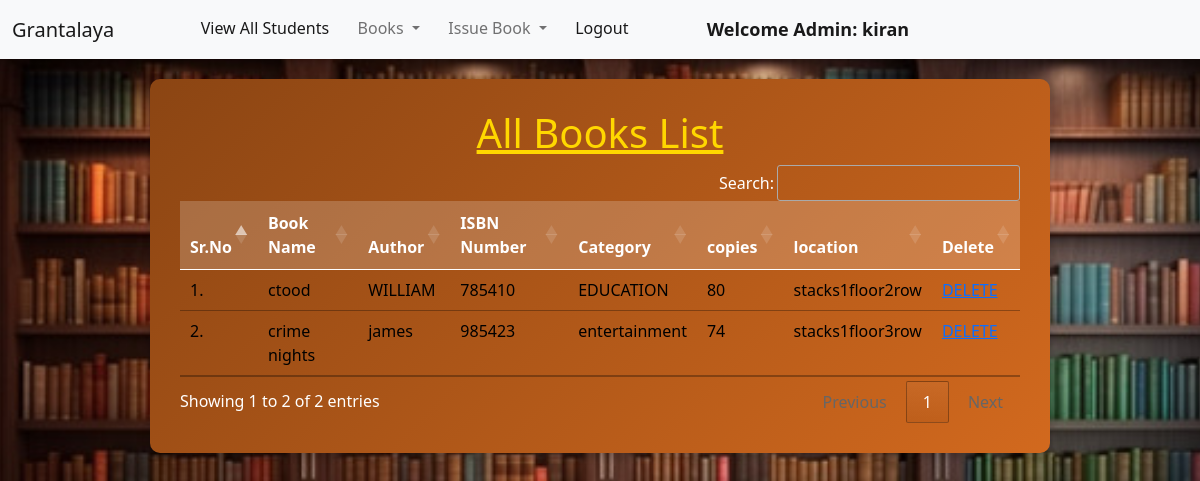
/view_books/ (signed in), run on the app's committed database.
### library/models.py (models this page shows, shortened)
class Book(models.Model):
    name = models.CharField(max_length=200)
    author = models.CharField(max_length=200)
    isbn = models.PositiveIntegerField()
    category = models.CharField(max_length=50)
    copies = models.IntegerField(null=True, blank=True)
    location=models.CharField(max_length=200)

### library/views.py (the view)
# urls.py: path("view_books/", views.view_books, name="view_books"),
@login_required(login_url = '/admin_login')
def view_books(request):
    books = Book.objects.all()
    return render(request, "view_books.html", {'books':books})

### library/templates/view_books.html (shortened to what this page needs)
{% extends 'admin_navbar.html' %}
{% load static %}
{% block body %}
<div class="table-container">
    <h1 class="text-center"><u>All Books List</u></h1>
    <table class="table table-hover" id="example">
        <thead>
            <tr>
                <th>Sr.No</th>
                <th>Book Name</th>
                <th>Author</th>
                <th>ISBN Number</th>
                <th>Category</th>
                <th>copies</th>
                <th>location</th>
                 <th>Delete</th>
            </tr>
        </thead>
        <tbody>
            {% for book in books %}
            <tr>
                <td>{{forloop.counter}}.</td>
                <td>{{book.name}}</td>
                <td>{{book.author}}</td>
                <td>{{book.isbn}}</td>
                <td>{{book.category}}</td>
                <td>{{book.copies}}</td>
                  <td>{{book.location}}</td>
                <td>
                      <a href="{% url 'delete_book' book.id %}">DELETE</a>
                </td>
            </tr>
            {% endfor %}
        </tbody>
    </table>
</div>
{% endblock %}

### library/templates/admin_navbar.html (shortened to what this page needs)
<!doctype html>
<html lang="en">
  <head>
    <link href="https://cdn.jsdelivr.net/npm/bootstrap@5.1.0/dist/css/bootstrap.min.css" rel="stylesheet">
    <link rel="stylesheet" href="https://cdn.datatables.net/1.10.25/css/jquery.dataTables.min.css">
    <link rel="stylesheet" href="https://cdn.datatables.net/buttons/1.7.1/css/buttons.dataTables.min.css">
  </head>
  <body>
    <nav class="navbar navbar-expand-lg navbar-light bg-light">
        <div class="container-fluid">
          <a class="navbar-brand" href="#">Grantalaya </a>
          <div class="collapse navbar-collapse" id="navbarSupportedContent">
            <ul class="navbar-nav me-auto mb-2 mb-lg-0">
              <li class="nav-item">
                <a class="nav-link active" aria-current="page" href="/view_students/">View All Students</a>
              </li>
              <li class="nav-item dropdown">
                <a class="nav-link dropdown-toggle" href="#" id="navbarDropdown" role="button" data-bs-toggle="dropdown" aria-expanded="false">
                  Books
                </a>
              </li>
              <li class="nav-item dropdown">
                <a class="nav-link dropdown-toggle" href="#" id="navbarDropdown" role="button" data-bs-toggle="dropdown" aria-expanded="false">
                  Issue Book
                </a>
              </li>
              <li class="nav-item">
                <a class="nav-link active" aria-current="page" href="/logout/">Logout</a>
              </li>
              <li class="nav-item">
                <a style="font-weight:600; font-family:'Segoe UI', Tahoma, Geneva, Verdana, sans-serif; font-size: large;" class="nav-link active" href="#">Welcome Admin: {{request.user}}</a>
              </li>
            </ul>
          </div>
        </div>
      </nav>
      {% block body %}
      {% endblock %}
  </body>
</html>

### data on the page
Book: name "ctood", author "WILLIAM", isbn "785410", category "EDUCATION", copies "80", location "stacks1floor2row"
Book: name "crime nights", author "james", isbn "985423", category "entertainment", copies "74", location "stacks1floor3row"

### other printed values
{{ request.user }} "kiran"
